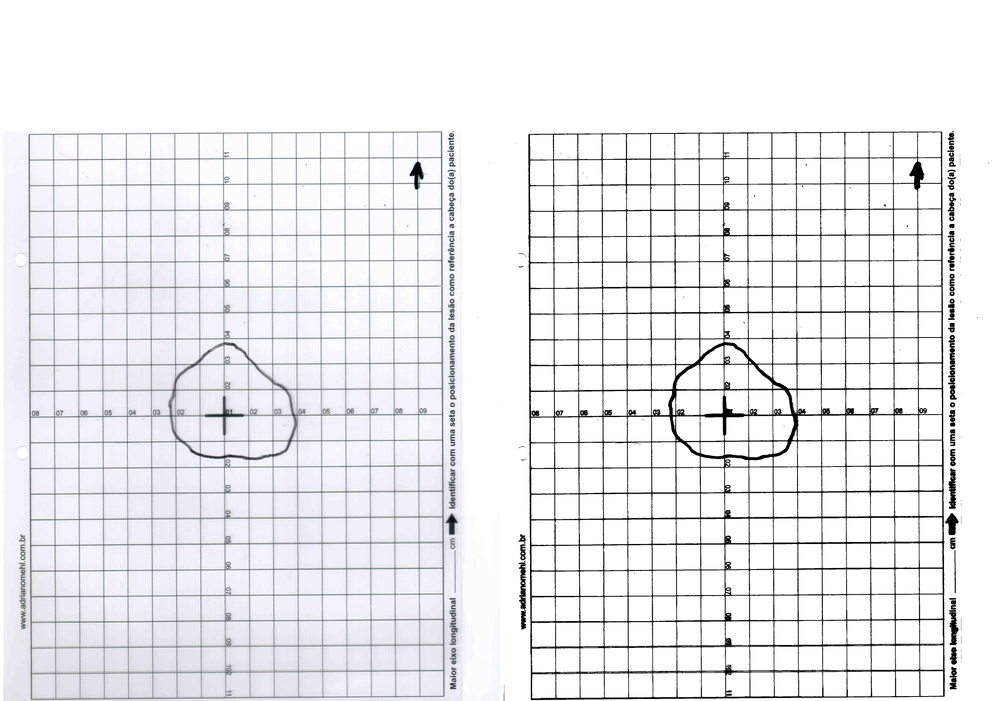
%> input picture final/legado/comparacao/1_c1_nn.jpg, 1000 x 701 px, shrunk from 4928 x 3456 before the run
$ octave diag.m   (GNU Octave 9; MATLAB toolbox functions it lacks are replaced by stand-ins)
%> lines starting %> are read from the running program, lines starting %| are printed output that depends on the picture; in (x1, y1, x2, y2) boxes, pixels count from 0 and x2, y2 are one past the last pixel; in counts of white or black regions, pixels touching at a corner belong together; the program's own positions count from 1
clc; clear; close all;

img  = imread(fullfile("imagens", "1_c1_nn.jpg"));
%> img is the input picture: size 701x1000x3 uint8; mean R, G, B 236.1, 236, 238.9
gray = rgb2gray(img);
[h,w] = size(gray);
%> h = 701; w = 1000

rr = round(h*0.30):round(h*0.60);
%> rr = 212 values from 210 to 421
cc = round(w*0.25):round(w*0.75);
%> cc = 501 values from 250 to 750
toRGB = @(b) repmat(uint8(b)*255,1,1,3);
crop = @(b) toRGB(b(rr,cc));

T = 0.45;
b0 = gray < T*255;                         % so o escuro (caneta)
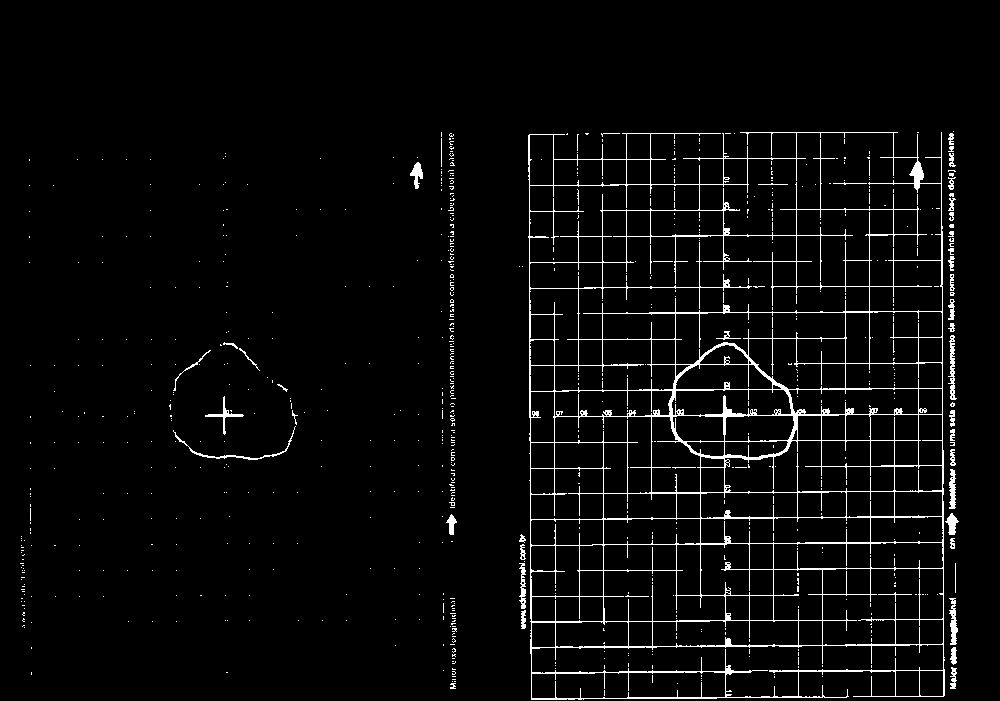
%> b0: size 701x1000 logical; 3.7% white in thin lines or dots, all inside (x1, y1, x2, y2) = (20, 131, 959, 700)
b1 = imclose(b0, strel('disk',3));         % fecha pequenas falhas do traco
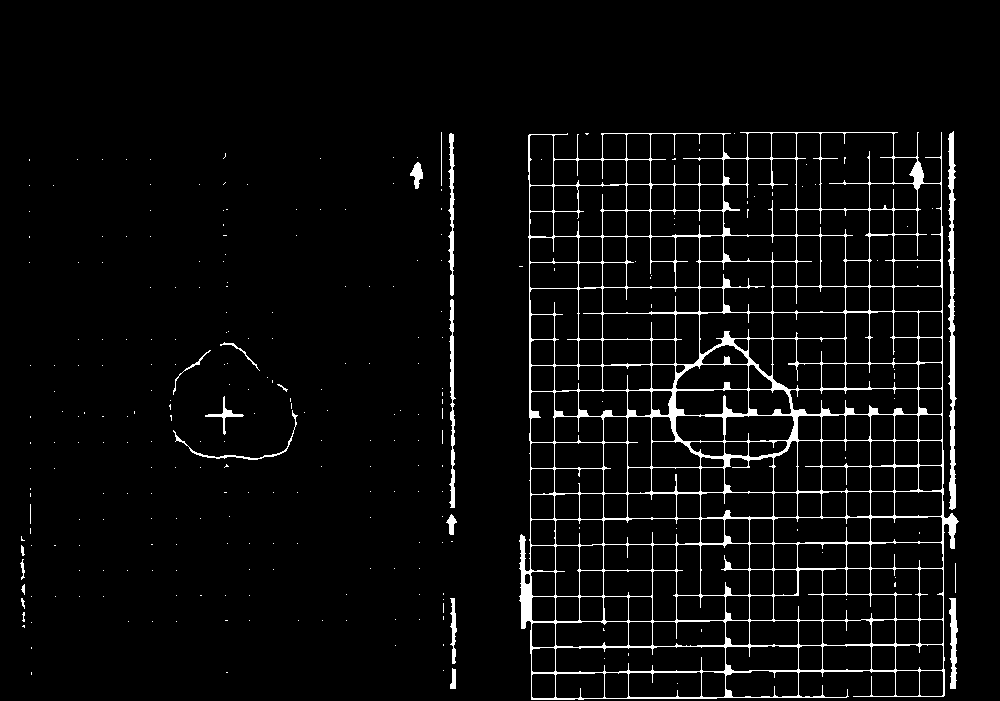
%> b1: size 701x1000 logical; 4.3% white; 268 white regions (247 under 20 px), largest, box (x1, y1, x2, y2) and area: (519, 132, 959, 700) 24719, (948, 131, 957, 510) 1795, (449, 299, 456, 508) 731
b2 = bwareaopen(b1, 200);                  % remove restos de grade/numeros
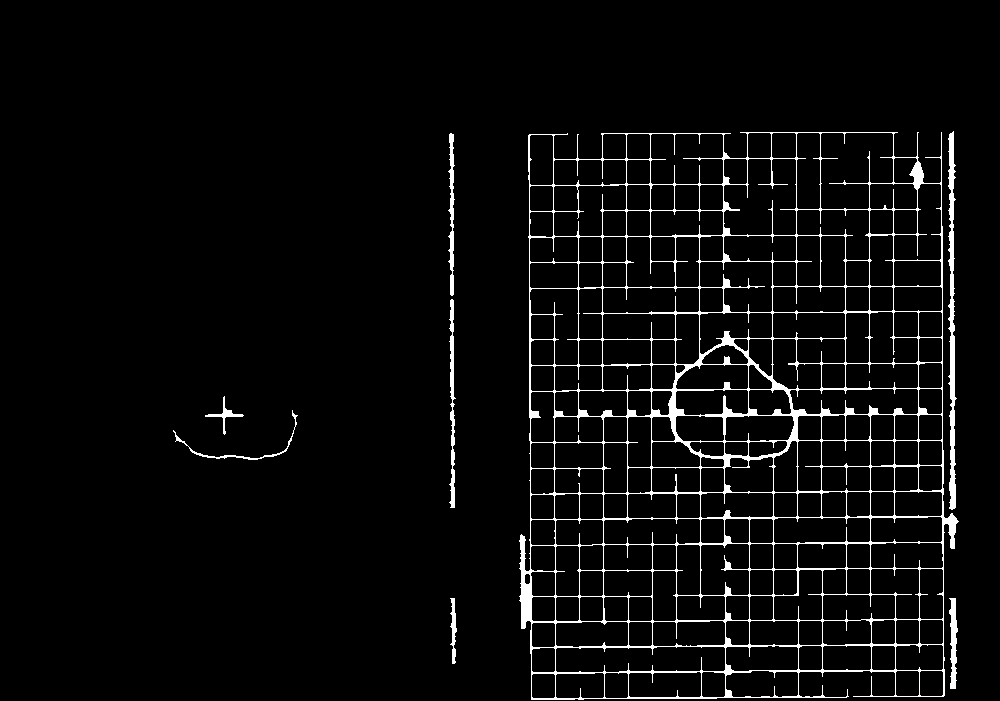
%> b2: size 701x1000 logical; 4.2% white; 8 white regions, largest, box (x1, y1, x2, y2) and area: (519, 132, 959, 700) 24719, (948, 131, 957, 510) 1795, (449, 299, 456, 508) 731
% maior componente conectado = contorno da ferida
cc_lbl = bwconncomp(b2);
%> cc_lbl = 8 connected components
np = cellfun(@numel, cc_lbl.PixelIdxList);
%> np = [326 220 609 731 249 24719 1795 504]
[~,imax] = max(np);
%> imax = 6
b3 = false(size(b2));
b3(cc_lbl.PixelIdxList{imax}) = true;
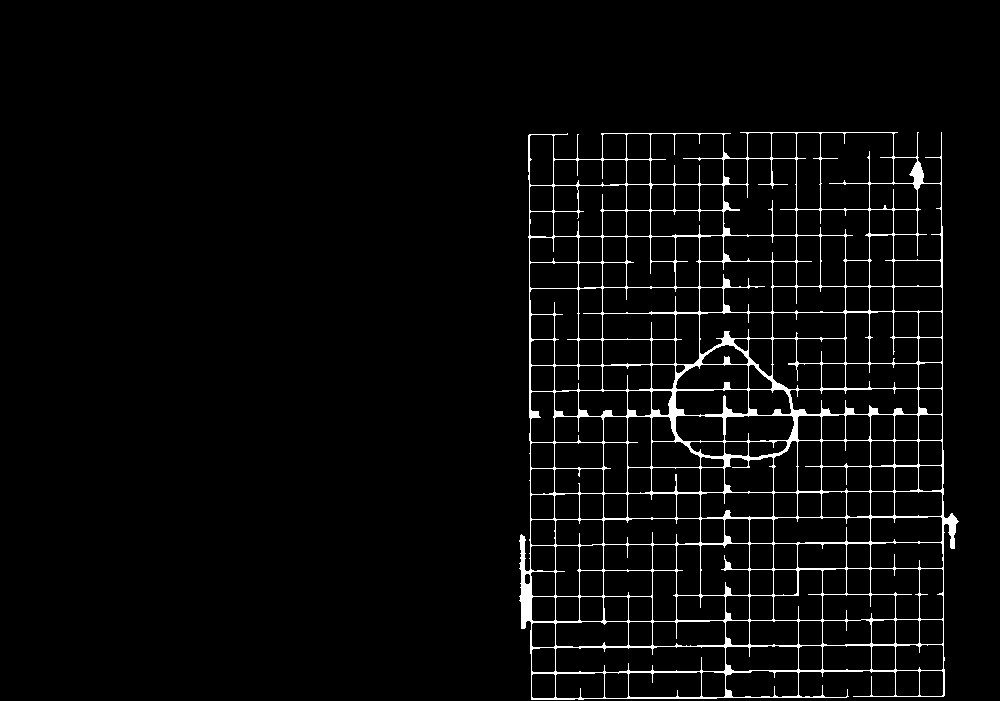
%> b3: size 701x1000 logical; 3.5% white in thin lines or dots, all inside (x1, y1, x2, y2) = (519, 132, 959, 700)

imwrite(cat(2, crop(b0), crop(b2), crop(b3)), "diag_pipe.png");
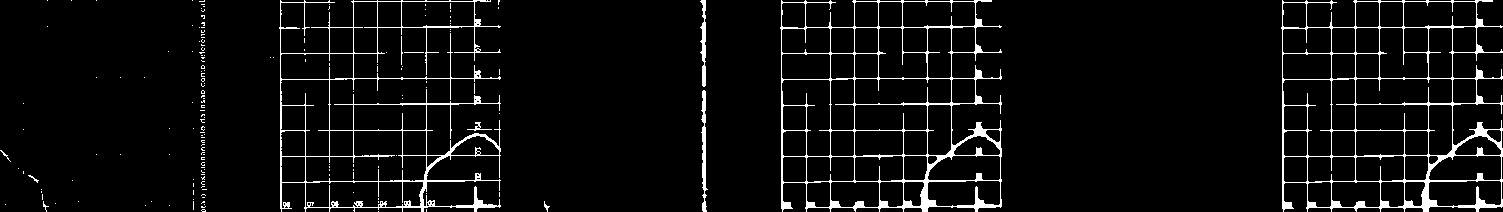
%> saved as diag_pipe.png: size 212x1503x3 uint8; 5.4% white in thin lines or dots
disp("ok");
